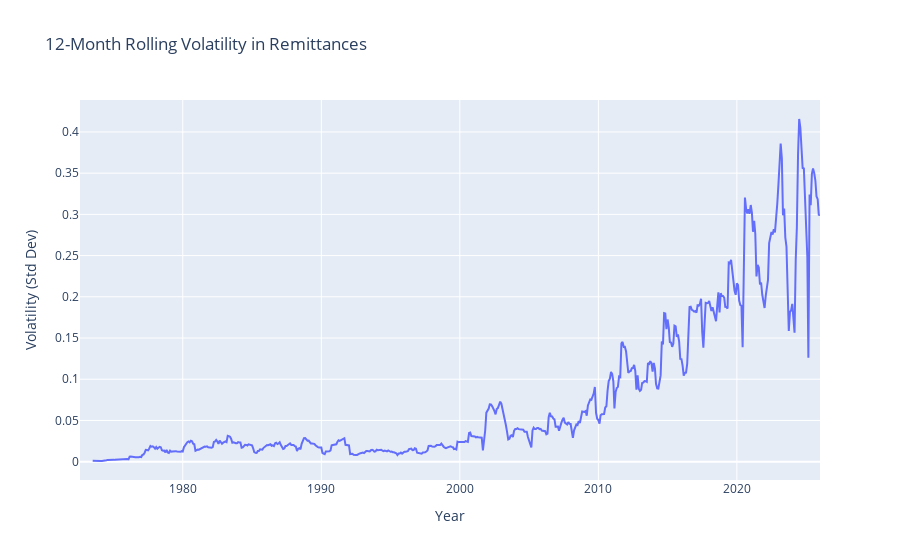

The cell this chart's notebook holds for it:
### Markdown cell above
## **6. Volatility Analysis (Risk Perspective) ⭐⭐⭐**

### Code cell
# 1. compute 12-month rolling standard deviation to track *volatility* instead of level
df["Rolling_12M_STD"] = df["Remittances_Billion_USD"].rolling(12).std()

# 2. plot the rolling volatility—declining trend shows formalisation of channels
fig = px.line(
    df,
    x="Date",
    y="Rolling_12M_STD",
    title="12-Month Rolling Volatility in Remittances"
)

# 3. tidy axis labels for readers
fig.update_layout(
    xaxis_title="Year",
    yaxis_title="Volatility (Std Dev)"
)

fig.show()

### Figure 1 — Plotly figure (JSON) as saved in the notebook; plotly's stock layout.template omitted (floating-point values rounded to 4 significant figures; data arrays with more than 128 entries replaced by an {"elided": "..."} marker saying what was removed)
{"data": [{"hovertemplate": "Date=%{x}<br>Rolling_12M_STD=%{y}<extra></extra>", "legendgroup": "", "line": {"color": "#636efa", "dash": "solid"}, "marker": {"symbol": "circle"}, "mode": "lines", "name": "", "orientation": "v", "showlegend": false, "type": "scatter", "x": {"elided": "642 str values"}, "xaxis": "x", "y": {"elided": "642 float values"}, "yaxis": "y"}], "layout": {"legend": {"tracegroupgap": 0}, "title": {"text": "12-Month Rolling Volatility in Remittances"}, "xaxis": {"anchor": "y", "domain": [0, 1], "title": {"text": "Year"}}, "yaxis": {"anchor": "x", "domain": [0, 1], "title": {"text": "Volatility (Std Dev)"}}}}
